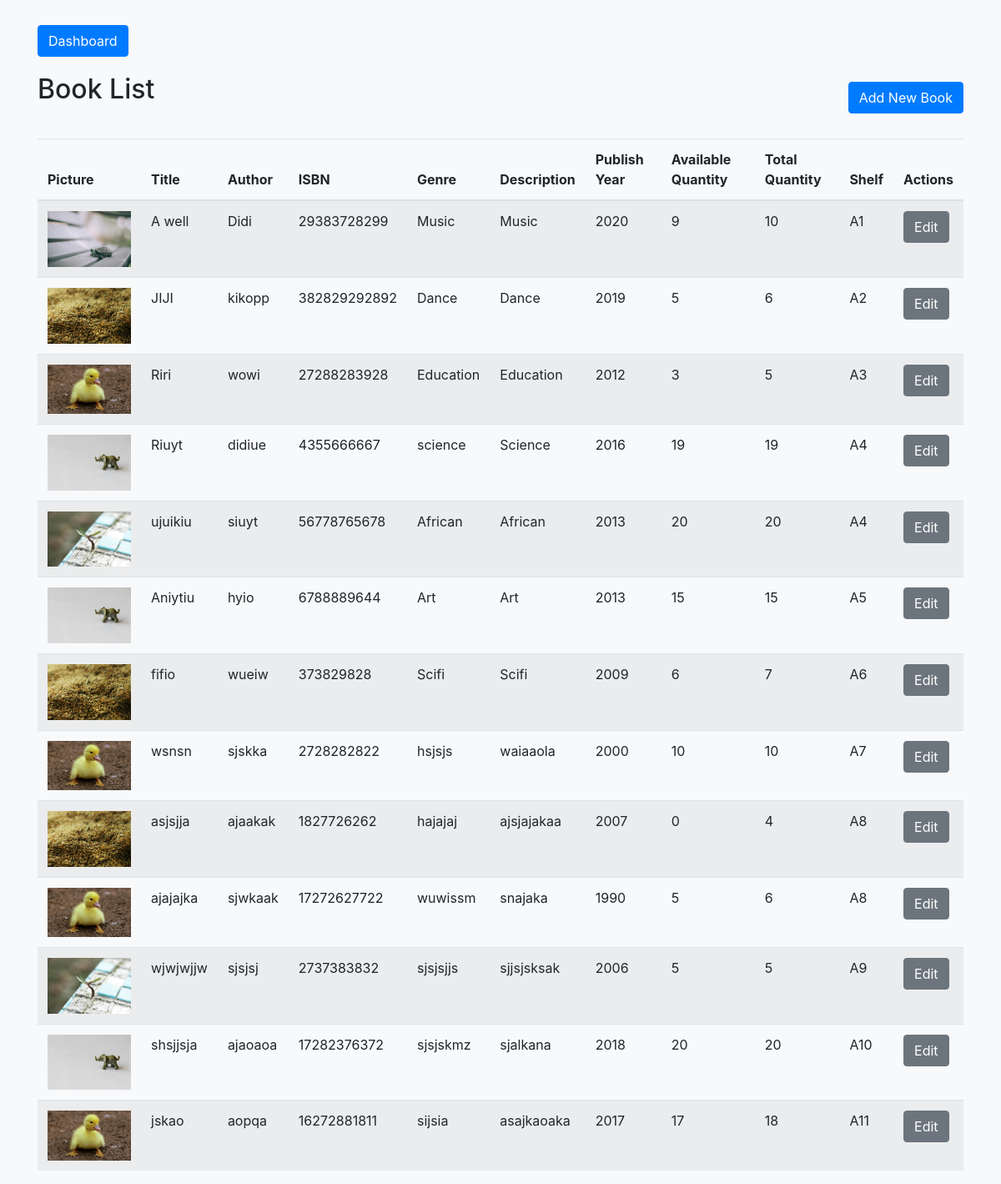
Before: /books with the older database file.
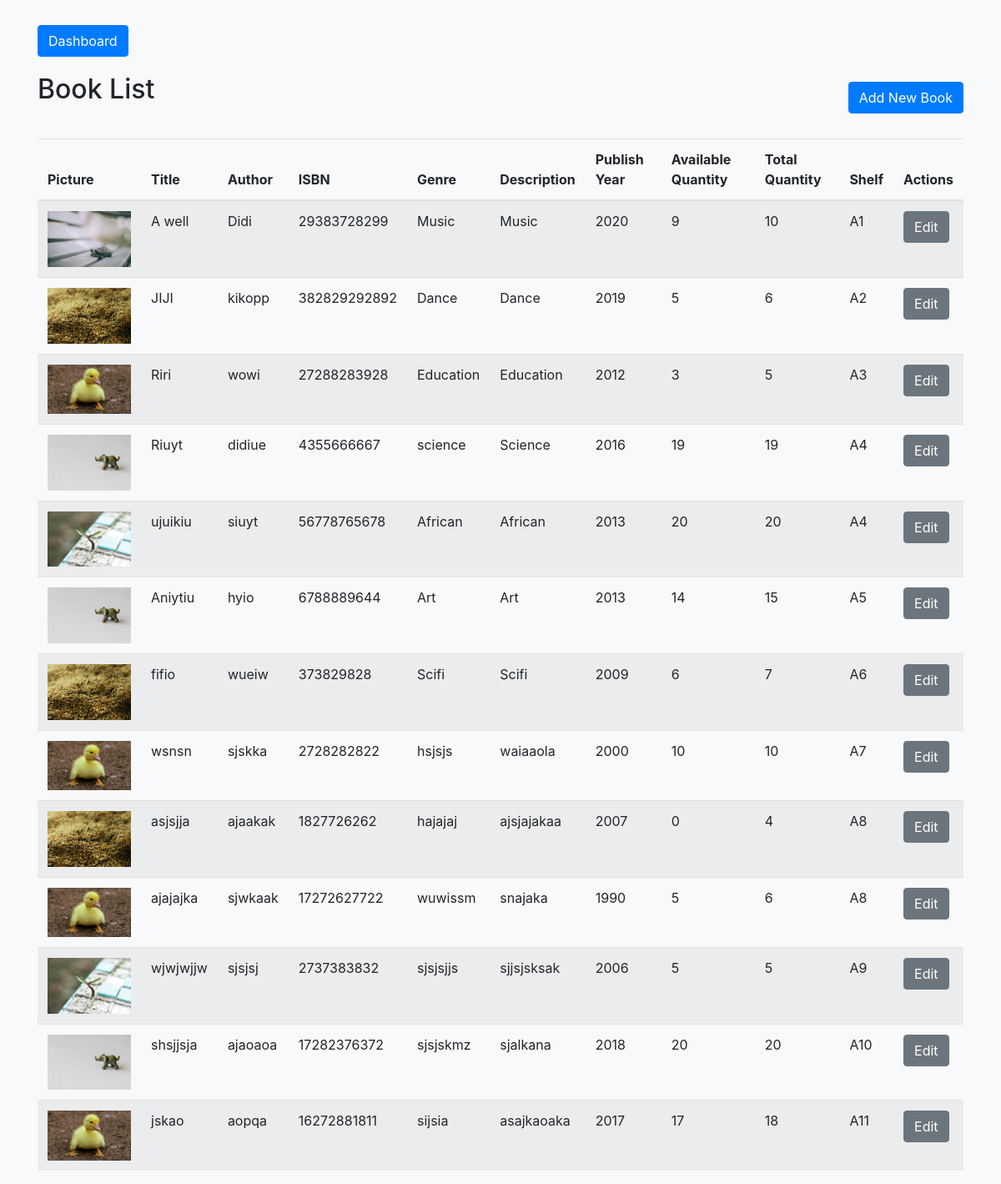
After: the same page with the newer database file.
### models.py (models this page shows, shortened)
class Book(db.Model):
    id = db.Column(db.Integer, primary_key=True)
    picture = db.Column(db.String(120), nullable=True)
    title = db.Column(db.String(150), nullable=False)
    author = db.Column(db.String(100), nullable=False)
    isbn = db.Column(db.String(20), unique=True, nullable=False)
    genre = db.Column(db.String(50), nullable=True)
    description = db.Column(db.String(50), nullable=False)
    publication_year = db.Column(db.Integer)
    available_quantity = db.Column(db.Integer, default=1)
    total_quantity = db.Column(db.Integer, default=1)
    shelf = db.Column(db.String(100), nullable=False)

### app.py (the view)
@app.route('/books')
def list_books():
    books = Book.query.all()
    return render_template('list_books.html', books=books)

### templates/list_books.html (shortened to what this page needs)
<!DOCTYPE html>
<html lang="en">
<head>
    <link href="https://stackpath.bootstrapcdn.com/bootstrap/4.5.2/css/bootstrap.min.css" rel="stylesheet">
</head>
<body>
<div class="container">
    <div class="dlink">
        <a href="{{ url_for('dashboard') }}" class="btn btn-primary">Dashboard</a>
    </div>
    <div class="d-flex justify-content-between align-items-center">
        <h2>Book List</h2>
        <a href="{{ url_for('add_book') }}" class="btn btn-primary">Add New Book</a>
    </div>
    <table class="table table-striped">
        <thead>
            <tr>
                <th>Picture</th>
                <th>Title</th>
                <th>Author</th>
                <th>ISBN</th>
                <th>Genre</th>
                <th>Description</th>
                <th>Publish Year</th>
                <th>Available Quantity</th>
                <th>Total Quantity</th>
                <th>Shelf</th>
                <th>Actions</th>
            </tr>
        </thead>
        <tbody>
            {% for book in books %}
            <tr>
                <td>
                    {% if book.picture %}
                    <img src="{{ url_for('static', filename='uploads/' + book.picture) }}" alt="{{ book.title }}" width="100">
                    {% else %}
                    No image
                    {% endif %}
                </td>
                <td>{{ book.title }}</td>
                <td>{{ book.author }}</td>
                <td>{{ book.isbn }}</td>
                <td>{{ book.genre }}</td>
                <td>{{ book.description }}</td>
                <td>{{ book.publication_year }}</td>
                <td>{{ book.available_quantity }}</td>
                <td>{{ book.total_quantity }}</td>
                <td>{{ book.shelf }}</td>
                <td>
                    <a href="{{ url_for('edit_book', book_id=book.id) }}" class="btn btn-secondary">Edit</a>
                </td>
            </tr>
            {% endfor %}
        </tbody>
    </table>
</div>
</body>
</html>

### templates/list_books.html (style rules this page uses)
body { background-color: #f8f9fa; }
.container { padding-top: 30px; }
h2 { margin-bottom: 20px; }
.dlink { margin-bottom: 20px; }
table { margin-top: 20px; }
img { max-width: 100px; height: auto; }

Changed rows visible on the page:
changed Book "Aniytiu": available_quantity "15" → "14"
